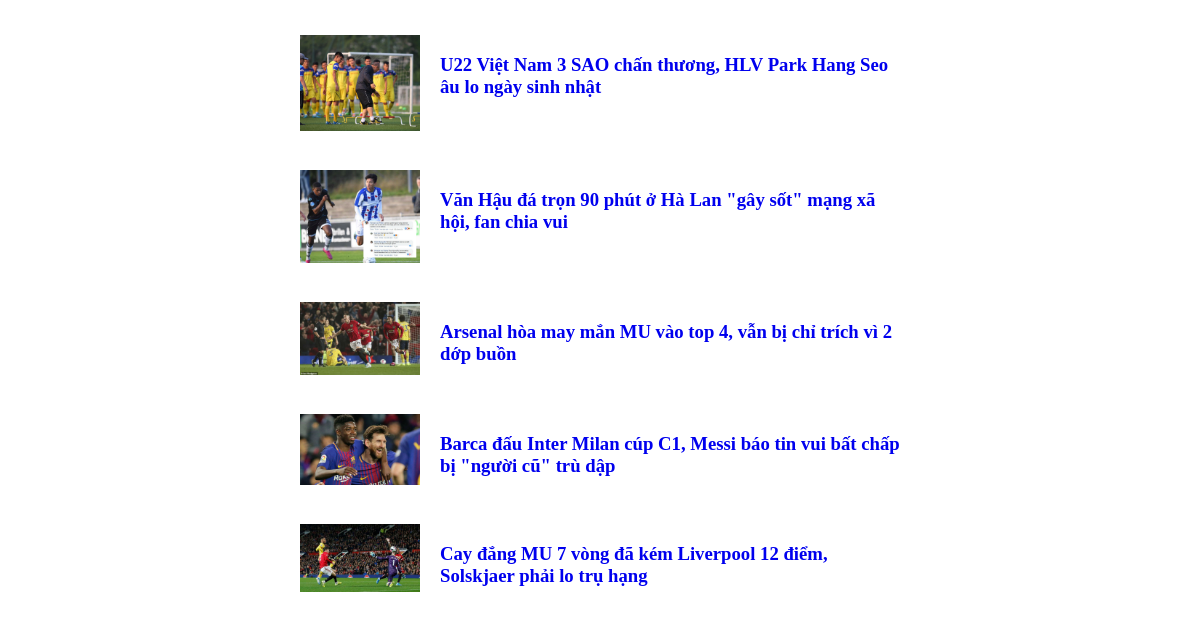
/View/index.php, run on the app's committed database.
### tables this page shows
CREATE TABLE `news` (
  `id` int(11) NOT NULL,
  `title` varchar(255) NOT NULL,
  `description` varchar(255) NOT NULL,
  `image` varchar(50) NOT NULL,
  `created_at` date NOT NULL DEFAULT current_timestamp()
);

### Model/DbConnect.php (called while the page is built)
<?php
    class DbConnect {
		public function DbConnect() {
			$conn = new mysqli('localhost','root','','exercise2');
			$conn->set_charset('utf8');
			if(mysqli_connect_errno()){
				echo "Lỗi kết nối: " . mysqli_connect_error();
				die();
			}else{
				return $conn;
			}
		}
	}
?>

### Controller/NewController.php (called while the page is built)
<?php
	require_once('../Model/NewModel.php');
	class NewController {
		public function index() {
			$listNews = new NewModel();
			if(isset($_GET['id'])){
				$arDetail = $listNews->detailNew($_GET['id']);
				return $arDetail;
			}else{
				$arNews = $listNews->listNews();
				return $arNews;
			}
		}
	}
?>

### Model/NewModel.php (called while the page is built, shortened)
<?php
require_once('DbConnect.php');
class NewModel extends DbConnect {
	protected $conn;
	public function __construct() {
		$this->conn = $this->DbConnect();
	}
	function listNews() {
		$queryList  = "SELECT * FROM news";
		$arNews     = $this->conn->query($queryList);
		return $arNews;
	}
}
?>

### View/index.php (the view, shortened to what this page needs)
<!DOCTYPE html>
<html>
<head>
	<link rel="stylesheet" type="text/css" href="../public/css/style.css">
</head>
<body>
<?php
include('../Controller/NewController.php');
$news   = new NewController();
$arNews = $news->index();
while($displayNew = mysqli_fetch_assoc($arNews)){
	$id = $displayNew['id'];
?>
<div class="index">
	<a href="?id=<?php echo $id ?>" title="">
		<img src='../public/img/<?php echo $displayNew['image'] ?>' style="width: 120px" alt="">
	</a>
	<h3><a href="detail.php?id=<?php echo $id ?> " title=""><?php echo $displayNew['title'] ?></a></h3>
</div>
<?php
} ?>
</body>
</html>

### public/css/style.css (style rules this page uses)
.index { width: 600px; position: relative; margin: 35px auto; }
.index h3 { display: inline; position: absolute; padding-left: 20px; }
.index a { text-decoration-line: none; }

### data on the page
news: image (picture), title "U22 Việt Nam 3 SAO chấn thương, HLV Park Hang Seo âu lo ngày sinh nhật"
news: image (picture), title "Văn Hậu đá trọn 90 phút ở Hà Lan \"gây sốt\" mạng xã hội, fan chia vui"
news: image (picture), title "Arsenal hòa may mắn MU vào top 4, vẫn bị chỉ trích vì 2 dớp buồn"
news: image (picture), title "Barca đấu Inter Milan cúp C1, Messi báo tin vui bất chấp bị \"người cũ\" trù dập"
news: image (picture), title "Cay đắng MU 7 vòng đã kém Liverpool 12 điểm, Solskjaer phải lo trụ hạng"
